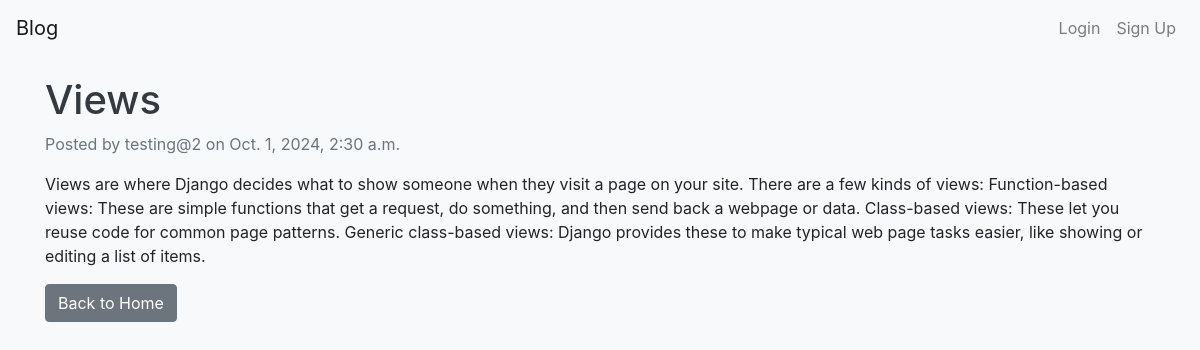
The app's page /post/2/ with its own data.
### blog/models.py (models this page shows, shortened)
class Post(models.Model):
    title = models.CharField(max_length=200)
    content = models.TextField()
    author = models.ForeignKey(User, on_delete=models.CASCADE)
    created_at = models.DateTimeField(default=timezone.now)
    updated_at = models.DateTimeField(auto_now=True)

### blog/views.py (the view)
# urls.py: path('post/<int:post_id>/', views.post_detail, name='post_detail'),
def post_detail(request, post_id):
    post = get_object_or_404(Post, pk=post_id)
    return render(request, 'blog/post_detail.html', {'post': post})

### templates/blog/post_detail.html (shortened to what this page needs)
{% extends 'base.html' %}
{% block content %}
<h1>{{ post.title }}</h1>
<p class="text-muted">Posted by {{ post.author }} on {{ post.created_at }}</p>
<p>{{ post.content }}</p>
<a href="{% url 'home' %}" class="btn btn-secondary">Back to Home</a>
{% endblock %}

### static/css/style.css (style rules this page uses)
body { background-color: #f8f9fa; }
h1, h2 { color: #343a40; }

### records on screen
Post: title "Views", author "testing@2", created_at "Oct. 1, 2024, 2:30 a.m.", content "Views are where Django decides what to show someone when they visit a page on your site. There are a few kinds of views: Function-based views: These are simple functions that get a request, do something, and then send back a webpage or data. Class-based views: These let you reuse code for common page patterns. Generic class-based views: Django provides these to make typical web page tasks easier, like showing or editing a list of items."
